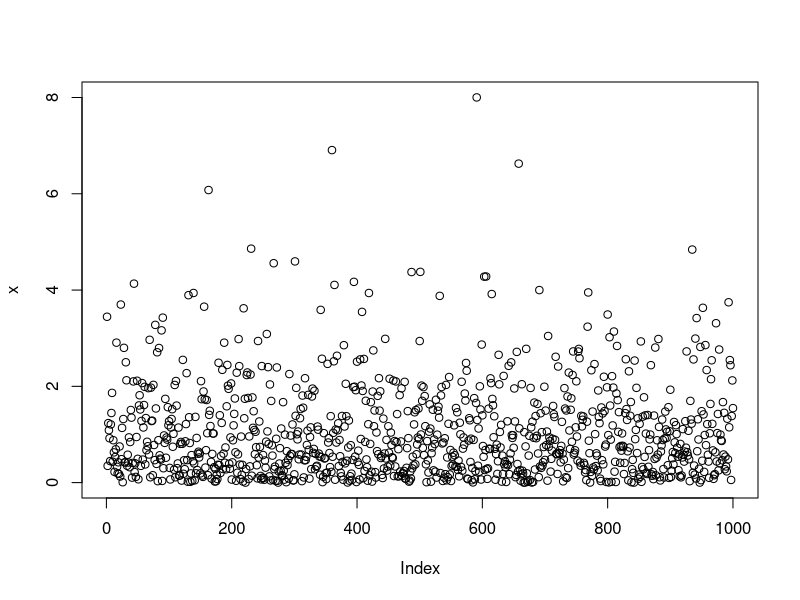

This figure's R source: (Note: this script raises an error after producing the figure.)
## ---- chunk 1
knitr::opts_chunk$set(echo = TRUE)
## ---- chunk 2
#This is an example using include = T, message = T, warning=T, echo = T, fig.cap="Figure 1".
x = rexp(1000)
min(x)
max(x)
plot(x)
## ---- chunk 3
knitr::include_graphics("../figures/orange.jpeg")
## ---- chunk 4
#default R printout (ugly)
print(head(mtcars))

#kable from knitr (better looking)
knitr::kable(head(mtcars),digits =1,caption = "An motorcars table")
